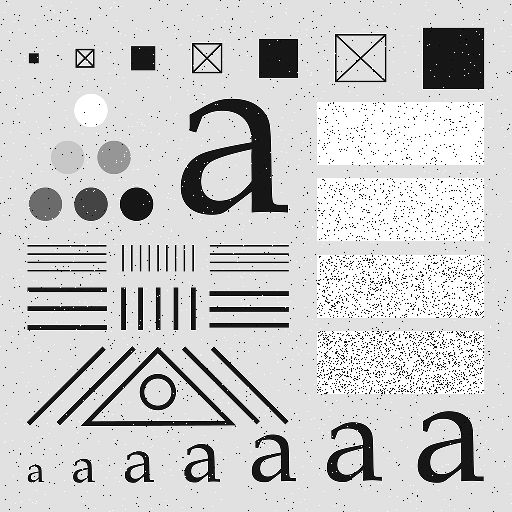
#> input picture HW2/images/NoisyImage1.tif, 512 x 512 px
$ jupyter execute question11.ipynb   (shell and % lines are left out)
#> lines starting #> are read from the running program, lines starting #| are printed output that depends on the picture; after the words box and inside, x2 and y2 are one past the last pixel; in counts of white or black regions, pixels touching at a corner belong together
[cell 1]
import numpy as np
import matplotlib.pyplot as plt
import cv2 as cv

[cell 2]
# image path
image_path = 'images/NoisyImage1.tif'

# read image
img = cv.imread(image_path)
#> img is the input picture: shape (512, 512, 3); min 0, max 255, mean 203.6

# Check if the image was successfully loaded
if img is None:
    print("Error: Could not load image.")
else:
    print("Image loaded successfully.")

[cell 3]
# Display the image
print("Image shape:", img.shape)
#| Image shape: (512, 512, 3)

img_gry = cv.cvtColor(img, cv.COLOR_BGR2GRAY)


print("Image Gray Shape:", img_gry.shape)
#| Image Gray Shape: (512, 512)
# Convert the image from BGR to RGB color space
img_rgb = cv.cvtColor(img, cv.COLOR_BGR2RGB)

plt.imshow(img_rgb)
plt.show()

[cell 4]
# Apply median filter with kernel size 3x3
filtered_img = cv.medianBlur(img_gry, 3)
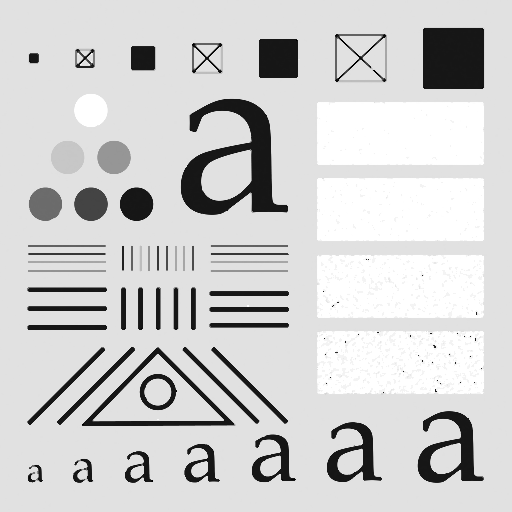
#> filtered_img: shape (512, 512); min 0, max 255, mean 208.1

# Create figure with two subplots side by side
plt.figure(figsize=(12, 6))

# Plot original image
plt.subplot(121)
plt.imshow(img_gry, cmap='gray')
plt.title('Original Image with Noise')
plt.axis('off')

# Plot filtered image
plt.subplot(122)
plt.imshow(filtered_img, cmap='gray')
plt.title('After Median Filter')
plt.axis('off')

plt.tight_layout()
plt.show()
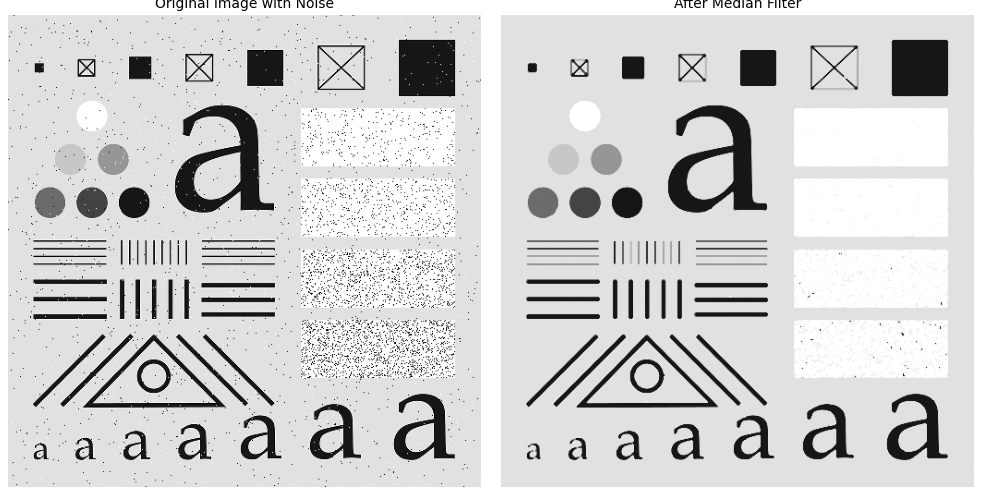
#> figure drawn by matplotlib, 2 panels

Edge Detection

[cell 5]
# Approach 1: Sobel Edge Detection
def sobel_edge_detection(image):
    # Compute gradients
    sobelx = cv.Sobel(image, cv.CV_64F, 1, 0, ksize=3)
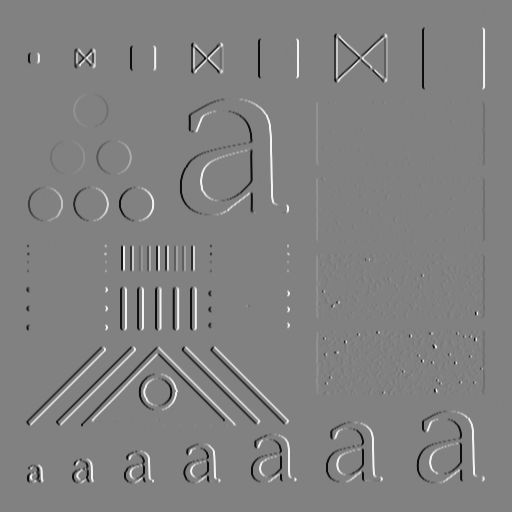
#> sobelx: shape (512, 512) float64; min -900, max 878, mean 0; drawn with min black and max white
    sobely = cv.Sobel(image, cv.CV_64F, 0, 1, ksize=3)
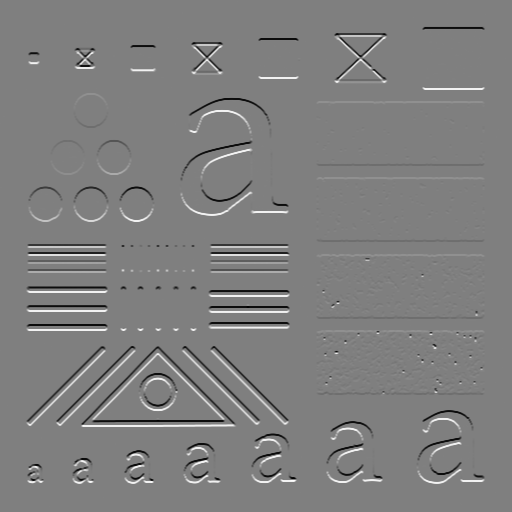
#> sobely: shape (512, 512) float64; min -899, max 898, mean 0; drawn with min black and max white

    # Compute magnitude
    magnitude = np.sqrt(sobelx**2 + sobely**2)
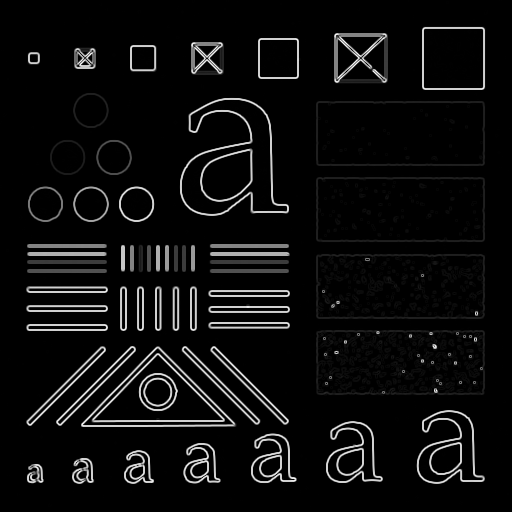
#> magnitude: shape (512, 512) float64; min 0, max 986.6, mean 53.7; drawn with min black and max white

    # Normalize
    magnitude = cv.normalize(magnitude, None, 0, 255, cv.NORM_MINMAX).astype(np.uint8)
    return magnitude

# Approach 2: Canny Edge Detection
def canny_edge_detection(image):
    # Apply Gaussian blur to reduce noise
    blurred = cv.GaussianBlur(image, (5,5), 0)
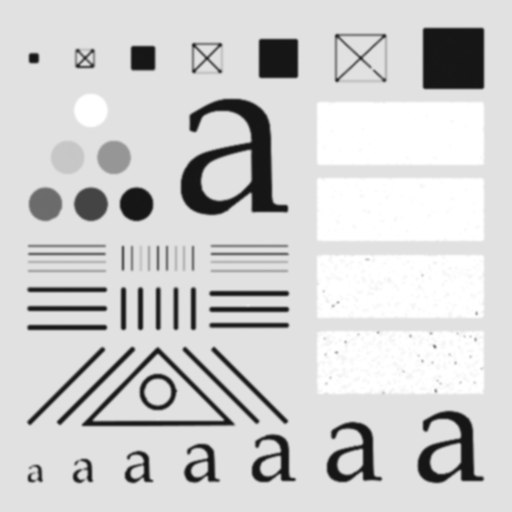
#> blurred: shape (512, 512); min 21, max 255, mean 208.1

    # Apply Canny
    edges = cv.Canny(blurred, threshold1=100, threshold2=200)
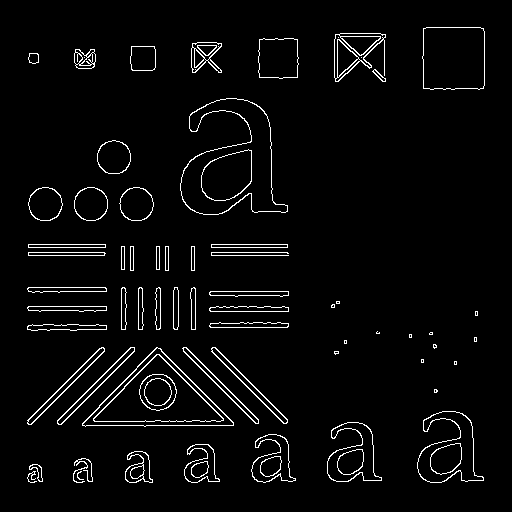
#> edges: shape (512, 512); 3.6% white in thin lines or dots, all inside (x1, y1, x2, y2) = (27, 27, 485, 483)
    return edges

[cell 6]
# Apply both methods
sobel_edges = sobel_edge_detection(filtered_img)
canny_edges = canny_edge_detection(filtered_img)

# Visualization
plt.figure(figsize=(15, 5))

plt.subplot(131)
plt.imshow(filtered_img, cmap='gray')
plt.title('Filtered Image')
plt.axis('off')

plt.subplot(132)
plt.imshow(sobel_edges, cmap='gray')
plt.title('Sobel Edge Detection')
plt.axis('off')

plt.subplot(133)
plt.imshow(canny_edges, cmap='gray')
plt.title('Canny Edge Detection')
plt.axis('off')

plt.tight_layout()
plt.show()
